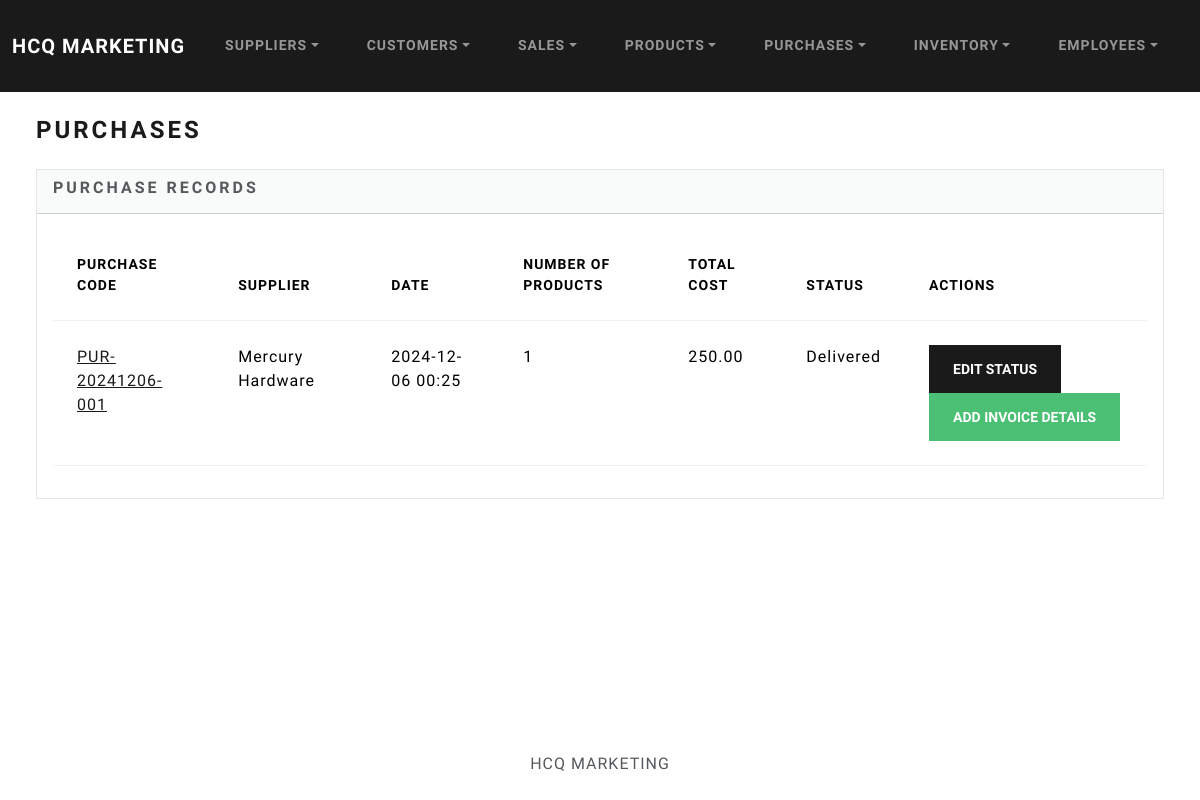
Page /purchases/ on the committed database.
### purchases/models.py (models this page shows, shortened)
class Purchase(models.Model):
    STATUS_CHOICES = [
        ('Pending', 'Pending'),
        ('Partially Delivered', 'Partially Delivered'),
        ('Delivered', 'Delivered'),
        ('Cancelled', 'Cancelled'),
    ]
    supplier = models.ForeignKey(Supplier, on_delete=models.CASCADE, related_name='purchases')
    date = models.DateTimeField(auto_now_add=True)
    total_cost = models.DecimalField(max_digits=10, decimal_places=2, default=0.00)
    purchase_code = models.CharField(max_length=20, unique=True, editable=False, blank=True)
    status = models.CharField(max_length=20, choices=STATUS_CHOICES, default='Pending')

### suppliers/models.py (models this page shows, shortened)
class Supplier(models.Model):
    Supplier_Status = [
        ('Active', 'Active'),
        ('Inactive', 'Inactive'),
    ]
    first_name = models.CharField(max_length=50)
    last_name = models.CharField(max_length=50)
    supplier_hardware = models.CharField(max_length=50)
    email = models.EmailField(max_length=100)
    address = models.CharField(max_length=100)
    contact_num = models.CharField(max_length=15)
    dateStart = models.DateField("Date Started")
    dateEdit = models.DateTimeField(default=timezone.now)
    status = models.CharField(max_length=20, choices=Supplier_Status, default='Active')

### purchases/views.py (the view)
# urls.py: path('purchases/', views.purchase_index, name='purchase_index'),
def purchase_index(request):
    purchases = Purchase.objects.annotate(product_count=Count('items'))
    for purchase in purchases:
        for item in purchase.items.all():
            item.remaining_quantity = item.quantity - item.delivered_quantity
    return render(request, 'purchases/index.html', {'purchases': purchases})

### purchases/templates/purchases/index.html (shortened to what this page needs)
{% extends "base.html" %}
{% block body %}
<h3 class="m-4">Purchases</h3>
<div class="row">
    <div class="col-12">
        {% if purchases %}
        <div class="card bg-light ms-4 me-4 mb-4">
            <div class="card-header">
                <h5 class="card-title">Purchase Records</h5>
            </div>
            <div class="card-body">
                <div class="table-responsive">
                    <table class="table table-hover">
                        <thead>
                            <tr>
                                <th scope="col">Purchase Code</th>
                                <th scope="col">Supplier</th>
                                <th scope="col">Date</th>
                                <th scope="col">Number of Products</th>
                                <th scope="col">Total Cost</th>
                                <th scope="col">Status</th>
                                <th scope="col">Actions</th>
                            </tr>
                        </thead>
                        <tbody>
                            {% for purchase in purchases %}
                            <tr>
                                <td><a href="{% url 'purchases:purchase_detail' purchase.id %}">{{ purchase.purchase_code }}</a></td>
                                <td>{{ purchase.supplier.supplier_hardware }}</td>
                                <td>{{ purchase.date|date:"Y-m-d H:i" }}</td>
                                <td>{{ purchase.product_count }}</td>
                                <td>{{ purchase.total_cost }}</td>
                                <td><span>{{ purchase.status }}</span></td>
                                <td>
                                    <button class="btn btn-primary" data-bs-toggle="modal" data-bs-target="#editStatusModal{{ purchase.id }}">
                                        Edit Status
                                    </button>
                                    {% if purchase.status == 'Delivered' and not purchase.invoice %}
                                        <button class="btn btn-success" data-bs-toggle="modal" data-bs-target="#addInvoiceModal{{ purchase.id }}">
                                            Add Invoice Details
                                        </button>
                                    {% endif %}
                                </td>
                            </tr>
                            {% endfor %}
                        </tbody>
                    </table>
                </div>
            </div>
        </div>
        {% else %}
        <h5 class="alert alert-primary ms-4 me-4">No Purchase Records</h5>
        {% endif %}
    </div>
</div>
{% endblock %}

### rows in the picture
Purchase: purchase_code "PUR-20241206-001", supplier.supplier_hardware "Mercury Hardware", date "2024-12-06 00:25", product_count "1", total_cost "250.00", status "Delivered"
